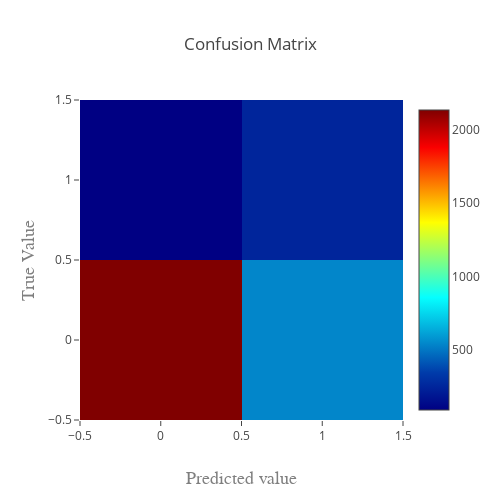

Notebook source saved alongside this figure:
### Code cell
int_conf_mat(y_test, predictions)

### Figure 1 — Plotly figure (JSON) as saved in the notebook; plotly's stock layout.template omitted (floating-point values rounded to 4 significant figures)
{"data": [{"colorscale": "Jet", "type": "heatmap", "x": [0, 1], "y": [0, 1], "z": [[2133, 541], [92, 248]]}], "layout": {"barmode": "overlay", "height": 500, "title": "Confusion Matrix", "width": 500, "xaxis": {"title": "Predicted value", "titlefont": {"color": "#7f7f7f", "family": "Courier New, monospace", "size": 18}}, "yaxis": {"title": "True Value", "titlefont": {"color": "#7f7f7f", "family": "Courier New, monospace", "size": 18}}}}
